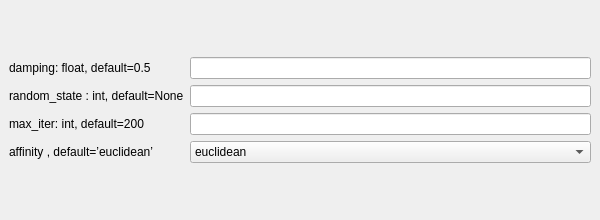
<?xml version="1.0" encoding="UTF-8"?>
<ui version="4.0">
 <class>AffinityPropagationWindow</class>
 <widget class="QMainWindow" name="AffinityPropagationWindow">
  <property name="geometry">
   <rect>
    <x>0</x>
    <y>0</y>
    <width>600</width>
    <height>220</height>
   </rect>
  </property>
  <property name="maximumSize">
   <size>
    <width>600</width>
    <height>220</height>
   </size>
  </property>
  <property name="windowTitle">
   <string>MainWindow</string>
  </property>
  <widget class="QWidget" name="centralwidget">
   <layout class="QGridLayout" name="gridLayout">
    <item row="0" column="0">
     <layout class="QGridLayout" name="Base">
      <item row="1" column="0">
       <widget class="QLabel" name="label_random_state">
        <property name="text">
         <string>random_state : int, default=None</string>
        </property>
       </widget>
      </item>
      <item row="0" column="1">
       <widget class="QLineEdit" name="lineEdit_damping">
        <property name="statusTip">
         <string>Damping factor in the range [0.5, 1.0) is the extent to which the current value is maintained relative to incoming values (weighted 1 - damping). </string>
        </property>
       </widget>
      </item>
      <item row="3" column="1">
       <widget class="QComboBox" name="combobox_affinity">
        <property name="statusTip">
         <string>Which affinity to use.</string>
        </property>
        <item>
         <property name="text">
          <string>euclidean</string>
         </property>
        </item>
        <item>
         <property name="text">
          <string>precomputed</string>
         </property>
        </item>
       </widget>
      </item>
      <item row="2" column="1">
       <widget class="QLineEdit" name="lineEdit_iteration">
        <property name="statusTip">
         <string>Maximum number of iterations.</string>
        </property>
       </widget>
      </item>
      <item row="2" column="0">
       <widget class="QLabel" name="label_iteration">
        <property name="text">
         <string>max_iter: int, default=200</string>
        </property>
       </widget>
      </item>
      <item row="0" column="0">
       <widget class="QLabel" name="label_damping">
        <property name="text">
         <string>damping: float, default=0.5</string>
        </property>
       </widget>
      </item>
      <item row="3" column="0">
       <widget class="QLabel" name="label_affinity">
        <property name="text">
         <string>affinity , default=’euclidean’</string>
        </property>
       </widget>
      </item>
      <item row="1" column="1">
       <widget class="QLineEdit" name="lineEdit_random_state">
        <property name="statusTip">
         <string>Pseudo-random number generator to control the starting state.</string>
        </property>
       </widget>
      </item>
     </layout>
    </item>
   </layout>
  </widget>
 </widget>
 <resources/>
 <connections/>
</ui>
